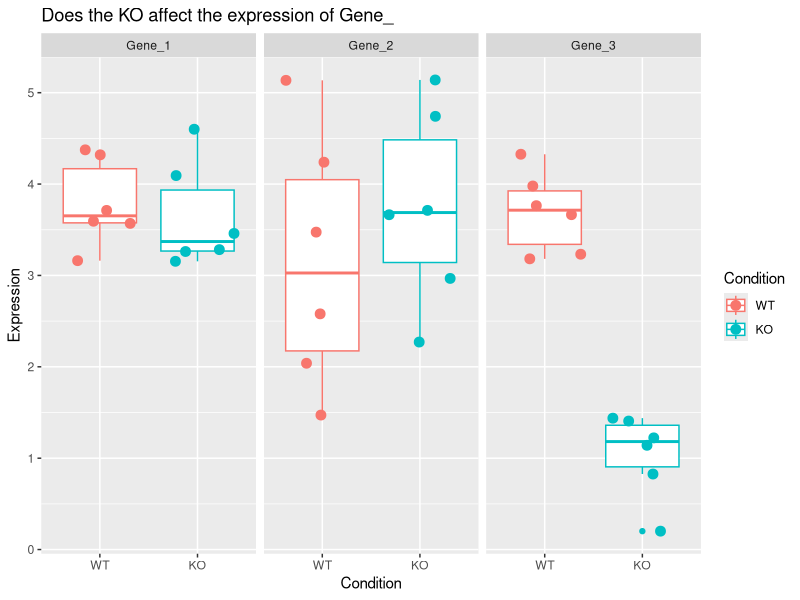
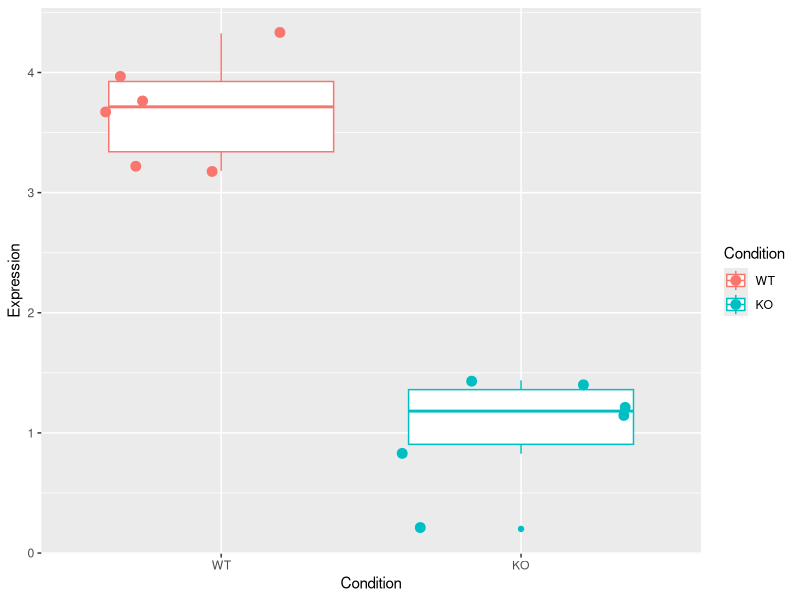
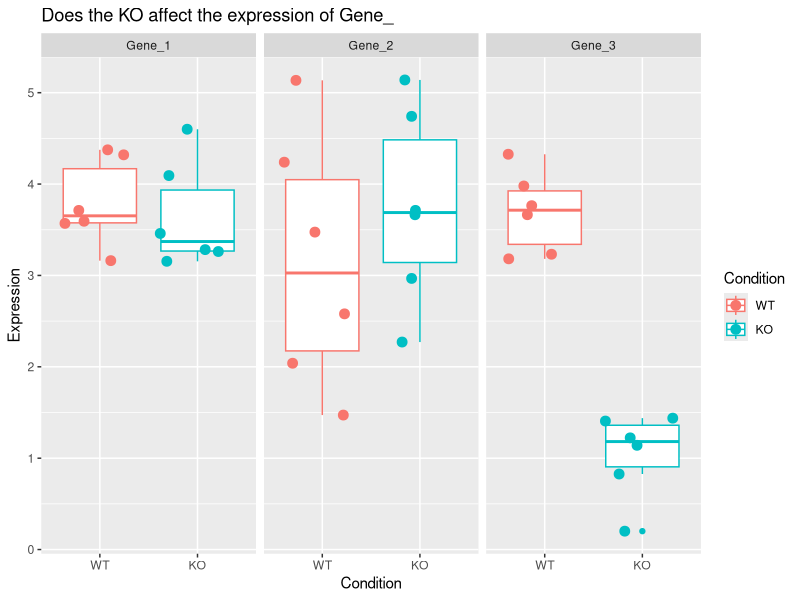

The R source for these figures, in order:
library(tidyverse)

setwd('~/Projects/2022-11-14-umich-rnaseq-demystified')

expr = data.frame(X1 = rnorm(n = 6, mean = 4, sd = 0.5),
                  X2 = rnorm(n = 6, mean = 4, sd = 0.5),
                  X3 = rnorm(n = 6, mean = 4.5, sd = 1.5),
                  X4 = rnorm(n = 6, mean = 4, sd = 1.5),
                  X5 = rnorm(n = 6, mean = 4, sd = 0.5),
                  X6 = rnorm(n = 6, mean = 1, sd = 0.5))

expr_mat = t(expr)
colnames(expr_mat) = paste('Sample', 1:6, sep = '_')

df = data.frame(
    Condition = factor(c('WT','KO','WT','KO','WT','KO'), levels = c('WT', 'KO')),
    Gene = c('Gene_1', 'Gene_1', 'Gene_2', 'Gene_2', 'Gene_3', 'Gene_3')
)

df = bind_cols(df, expr_mat)

long_df = pivot_longer(df, -c(Condition, Gene), names_to = 'Sample', values_to = 'Expression')

plot = ggplot(long_df, aes(x = Condition, y = Expression, color = Condition)) + 
    geom_boxplot() + geom_jitter(size = 3) + facet_grid(. ~ Gene) +
    ggtitle('Does the KO affect the expression of Gene_')
plot
ggsave(filename = 'source/images/Module10_stat_plot.png', height = 4, width = 6, units = 'in', dpi = 300)

plot = ggplot(long_df %>% filter(Gene == 'Gene_3'), aes(x = Condition, y = Expression, color = Condition)) +
    geom_boxplot() + geom_jitter(size = 3)
plot
